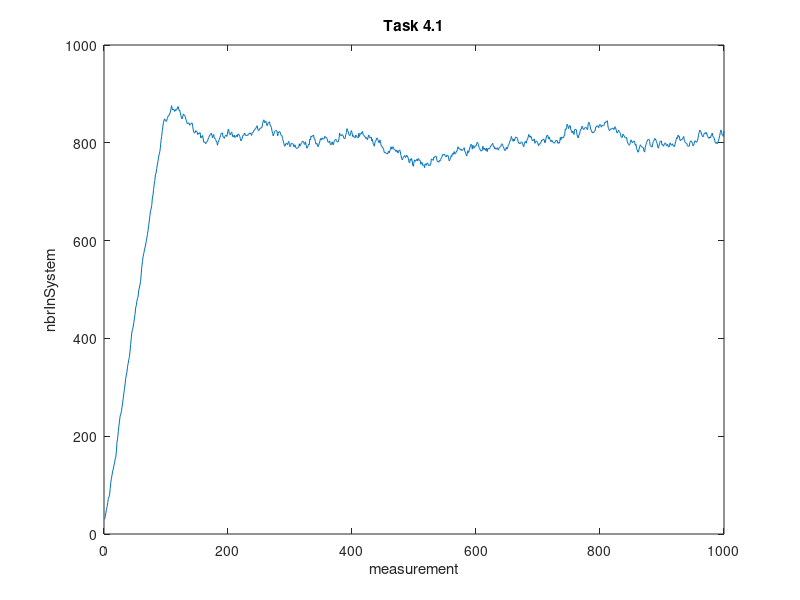

Write MATLAB code to recreate this figure.
A=[30
36
43
50
56
64
73
76
80
93
106
114
121
129
133
140
145
153
157
170
188
196
209
221
231
241
245
250
259
268
277
288
296
307
318
325
331
343
349
356
363
374
388
401
413
418
423
432
440
449
462
467
476
482
485
499
503
510
516
532
547
557
567
573
579
585
591
598
605
612
620
631
640
651
661
665
672
687
693
705
716
723
736
738
747
755
762
771
776
782
791
805
813
825
834
842
847
849
845
844
844
850
853
856
856
859
863
869
876
869
867
869
867
864
868
866
869
869
874
873
866
867
862
856
851
849
853
859
857
856
854
848
845
840
839
840
841
836
837
839
840
841
834
826
821
820
821
825
823
823
817
820
818
820
821
810
813
811
815
808
801
802
801
798
801
802
804
808
811
814
816
817
820
816
810
815
817
809
809
807
803
802
795
801
804
807
811
815
819
820
820
812
812
809
813
815
816
813
817
826
828
819
817
816
821
822
816
812
813
816
811
812
813
816
812
818
818
816
813
808
804
806
810
815
815
818
820
815
815
815
816
815
818
818
820
820
818
815
821
821
822
826
826
829
830
832
835
828
825
825
829
829
831
830
833
840
845
847
841
842
844
840
835
839
841
841
843
835
835
831
824
819
814
818
823
824
825
825
824
814
819
822
823
822
817
815
815
809
804
799
794
793
798
799
798
796
801
803
797
792
794
799
799
798
798
792
792
796
790
790
788
789
790
791
798
793
795
799
800
803
803
802
797
797
802
795
789
790
793
797
796
808
806
814
812
814
815
816
808
808
802
797
799
797
792
794
798
802
808
809
806
810
808
808
808
813
811
812
810
808
802
801
801
804
797
796
797
802
797
796
802
805
806
807
805
802
802
802
808
820
816
815
814
817
815
814
809
808
810
817
821
829
825
822
817
815
815
821
825
821
813
815
812
811
810
816
815
812
811
810
820
813
817
819
818
822
823
816
816
813
813
809
811
809
806
812
816
812
810
811
812
804
807
799
796
793
801
803
806
810
809
805
801
800
806
802
794
794
790
790
787
780
781
779
779
778
777
780
783
779
784
786
792
787
788
792
789
786
786
785
782
785
784
779
781
785
785
782
774
768
765
768
771
772
774
770
771
775
773
771
768
760
759
767
764
768
763
754
752
761
765
762
764
764
767
763
768
766
764
764
756
759
760
754
754
755
749
757
756
754
759
758
756
753
755
754
756
767
766
766
764
771
770
772
773
772
764
761
762
760
764
763
766
769
770
776
776
775
777
774
772
771
775
774
774
766
763
766
769
774
772
778
776
779
782
777
778
781
783
786
792
788
788
788
785
787
784
785
786
788
790
782
781
776
773
779
784
780
784
790
794
797
795
787
795
790
789
793
794
793
798
801
799
796
790
788
785
783
784
784
793
790
786
789
787
784
789
782
788
789
787
788
791
794
795
797
799
792
793
788
790
787
787
790
788
785
789
790
792
792
797
798
795
792
789
785
784
787
791
787
789
795
796
801
804
806
813
809
805
803
808
804
809
812
811
811
808
802
799
800
798
800
802
801
800
794
792
798
802
803
799
805
807
811
817
815
811
814
813
807
804
806
805
808
799
802
804
803
801
797
794
798
797
800
801
806
805
806
808
806
800
801
810
814
816
814
808
812
807
806
802
805
804
801
801
799
801
802
805
804
805
799
801
799
802
811
806
812
811
810
810
814
816
828
827
831
838
836
829
832
835
835
826
825
820
824
821
817
826
828
827
826
816
812
810
816
818
824
828
828
834
831
828
827
830
831
832
831
828
827
839
842
839
835
827
826
822
820
822
821
824
824
832
832
835
834
834
831
837
837
837
832
834
836
835
835
838
842
841
844
844
845
832
829
825
826
828
829
828
830
830
827
828
833
831
827
821
820
823
826
823
821
819
812
811
811
818
816
814
811
810
810
811
802
799
797
795
796
801
806
804
800
802
802
804
800
795
797
788
786
781
781
787
792
796
794
792
791
790
790
783
781
791
796
800
803
806
807
807
803
794
793
793
791
798
803
804
809
808
806
803
799
792
789
793
798
803
803
804
796
797
793
795
797
800
799
794
794
797
793
791
793
800
797
795
796
798
794
794
792
797
803
807
811
809
816
812
813
805
804
807
807
807
811
813
805
802
800
799
799
794
793
793
793
801
803
804
802
799
794
795
799
804
804
802
801
804
808
817
821
826
824
822
816
815
812
815
819
819
821
818
821
814
813
810
809
812
810
814
816
820
814
811
810
805
800
799
801
798
801
804
809
814
821
826
823
816
816
813
824];
X = linspace(1,1000,1000);
plot(X,A)
xlabel('measurement');
ylabel('nbrInSystem');
title('Task 4.1');